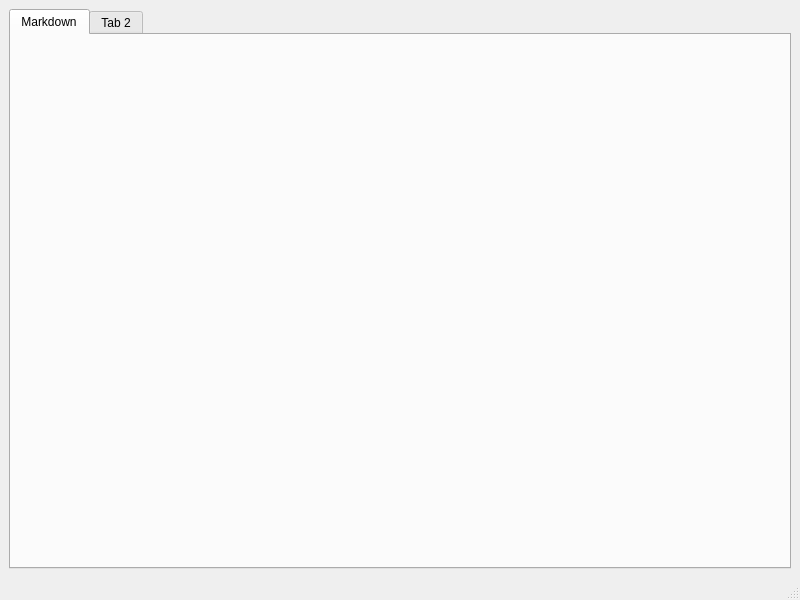
<?xml version="1.0" encoding="UTF-8"?>
<ui version="4.0">
 <class>MainWindow</class>
 <widget class="QMainWindow" name="MainWindow">
  <property name="geometry">
   <rect>
    <x>0</x>
    <y>0</y>
    <width>800</width>
    <height>600</height>
   </rect>
  </property>
  <property name="windowTitle">
   <string>MainWindow</string>
  </property>
  <widget class="QWidget" name="centralwidget">
   <layout class="QGridLayout" name="gridLayout">
    <item row="0" column="0">
     <widget class="QTabWidget" name="tabWidget">
      <property name="currentIndex">
       <number>0</number>
      </property>
      <widget class="QWidget" name="tab">
       <attribute name="title">
        <string>Markdown</string>
       </attribute>
      </widget>
      <widget class="QWidget" name="tab_2">
       <attribute name="title">
        <string>Tab 2</string>
       </attribute>
      </widget>
     </widget>
    </item>
   </layout>
  </widget>
  <widget class="QMenuBar" name="menubar">
   <property name="geometry">
    <rect>
     <x>0</x>
     <y>0</y>
     <width>800</width>
     <height>17</height>
    </rect>
   </property>
  </widget>
  <widget class="QStatusBar" name="statusbar"/>
 </widget>
 <resources/>
 <connections/>
</ui>
